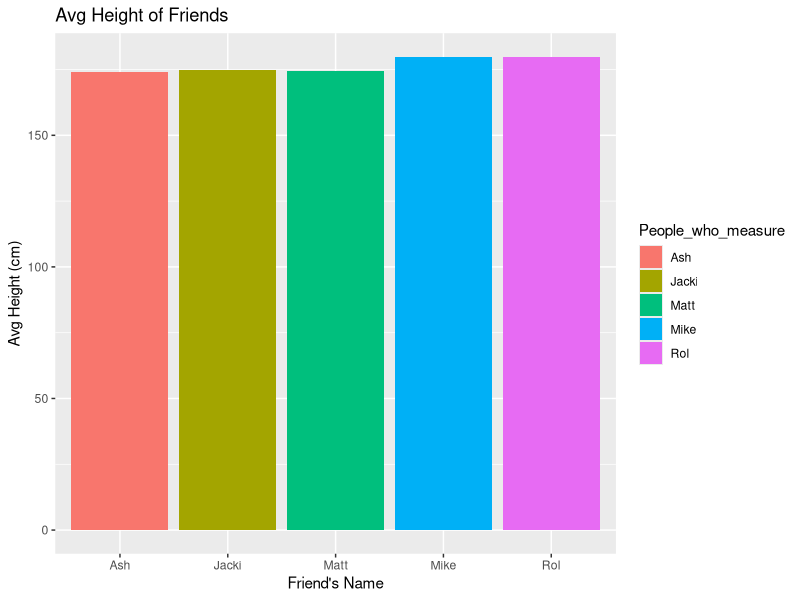

Reproduce this figure in R.
## ---- chunk 1
friends_df <- data.frame(
  People_who_measure = c('Ash', 'Jacki', 'Matt','Mike','Rol'),
  people_1 = c(175, 176, 174,180,181),
  people_2 = c(173, 174, 173,179.3,180),
  people_3 = c(176, 175, 175,180,179),
  people_4 = c(174, 175, 176,180,180),
  people_5 = c(173, 175, 174,179.2,179),
  people_6 = c(175, 176, 174,180,181),
  people_7 = c(173, 174, 173,179.3,180),
  people_8 = c(176, 175, 175,180,179),
  people_9 = c(174, 175, 176,180,180),
  people_10 = c(173, 175, 174,179.2,179),
  people_11 = c(175, 176, 174,180,181),
  people_12 = c(173, 174, 173,179.3,180),
  people_13 = c(176, 175, 175,180,179),
  people_14 = c(174, 175, 176,180,180),
  people_15 = c(173, 175, 174,179.2,179),
  people_16 = c(175, 176, 174,180,181),
  people_17 = c(173, 174, 173,179.3,180),
  people_18 = c(176, 175, 175,180,179),
  people_19 = c(174, 175, 176,180,180),
  people_20 = c(173, 175, 174,179.2,179)
)
friends_df

## ---- chunk 2
unique(friends_df$People_who_measure)

## ---- chunk 3
any(is.na(friends_df))

## ---- chunk 4
ncol(friends_df)
## ---- chunk 5
if (!any(duplicated(friends_df))) {
  print("No duplicate rows found.")
} else {
  print("Contain the duplicate rows.")
}
## ---- chunk 6
for (i in 2:ncol(friends_df)) {
  if (shapiro.test(friends_df[,i])$p.value >= 0.05) {
    print(paste("The Column", colnames(friends_df)[i], "is normal."))
  } else {
    print(paste("oops ! Failed for column", colnames(friends_df)[i], "."))
  }
}

## ---- chunk 7
library(ggplot2)
ggplot(friends_df, aes(x = People_who_measure, y = (people_1 + people_2 + people_3 + people_4 + people_5 + people_6 + people_7 + people_8 + people_9 + people_10 + people_11 + people_12 + people_13 + people_14 + people_15 + people_16 + people_17 + people_18 + people_19 + people_20)/20, fill = People_who_measure)) +
  geom_col(position = "dodge") +
  ggtitle("Avg Height of Friends") +
  xlab("Friend's Name") +
  ylab("Avg Height (cm)")
